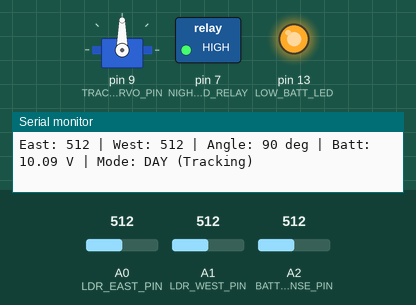
The sketch below on a simulated Arduino Uno, built with avr-gcc and run on an emulated ATmega328P. Parts: servo, switched loads named in the sketch (green lamp = pin HIGH), output pins drawn as LEDs (lit = HIGH), the last lines printed to the serial monitor. The test bench sets the inputs (shaded band); at power-on: A0 (LDR_EAST_PIN) = 512, A2 (BATTERY_SENSE_PIN) = 512, A1 (LDR_WEST_PIN) = 512.

Above: at 1.7 s.
1.8 s: A0 (LDR_EAST_PIN) set to 540
3.3 s: A0 (LDR_EAST_PIN) set to 566
At 3.89 s:
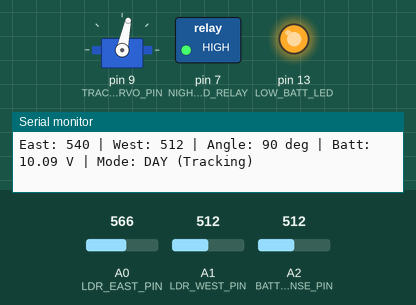
At 4.85 s:
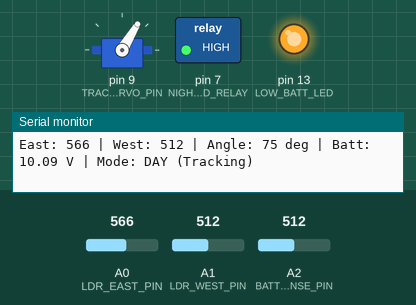
6.3 s: A2 (BATTERY_SENSE_PIN) set to 552
9.3 s: A2 (BATTERY_SENSE_PIN) set to 587
At 9.8 s:
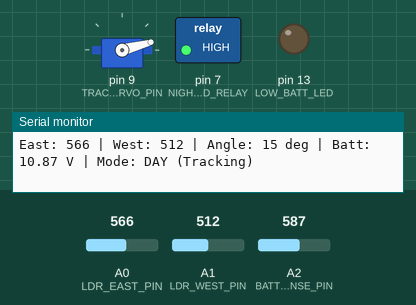
10.8 s: A1 (LDR_WEST_PIN) set to 590
12.3 s: A1 (LDR_WEST_PIN) set to 614
At 12.88 s:
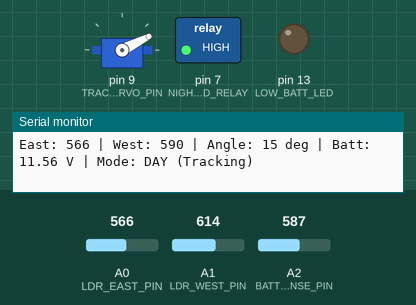
Timing chart, 0 to 18.1 s (numbered marks = the images above; inputs shaded):
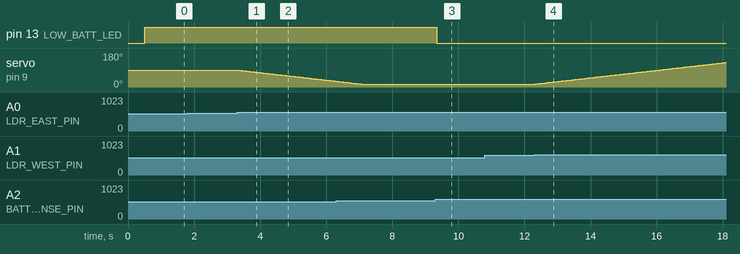

The sketch:

code.ino
```cpp
#include <Arduino.h>
#include <Servo.h>

// Pin Definitions
#define LDR_EAST_PIN        A0
#define LDR_WEST_PIN        A1
#define BATTERY_SENSE_PIN   A2
#define TRACKER_SERVO_PIN   9
#define NIGHT_LOAD_RELAY    7
#define LOW_BATT_LED        13

// Tracking & Power Thresholds
#define LIGHT_DEADBAND      35      // Prevents jitter around equal irradiance
#define NIGHT_THRESHOLD     180     // Ambient ADC value below which it is night
#define SERVO_MIN_ANGLE     15      // East limit (degrees)
#define SERVO_MAX_ANGLE     165     // West limit (degrees)
#define BATT_LOW_CUTOFF     11.2f   // Minimum safe 12V battery voltage (V)

Servo solarTracker;
int currentAngle = 90;              // Start centered
uint32_t lastTelemetryMs = 0;

// Read scaled 12V battery voltage (assuming 10k / 3.3k voltage divider)
float readBatteryVoltage() {
    int raw = analogRead(BATTERY_SENSE_PIN);
    float vOut = (raw / 1023.0f) * 5.0f;
    return vOut * ((10.0f + 3.3f) / 3.3f);
}

void setup() {
    Serial.begin(115200);

    pinMode(NIGHT_LOAD_RELAY, OUTPUT);
    pinMode(LOW_BATT_LED, OUTPUT);

    // Default night load OFF (Active-Low relay)
    digitalWrite(NIGHT_LOAD_RELAY, HIGH);
    digitalWrite(LOW_BATT_LED, LOW);

    solarTracker.attach(TRACKER_SERVO_PIN);
    solarTracker.write(currentAngle);
    delay(500);
}

void loop() {
    int eastLight = analogRead(LDR_EAST_PIN);
    int westLight = analogRead(LDR_WEST_PIN);
    int avgLight  = (eastLight + westLight) / 2;
    float battVoltage = readBatteryVoltage();

    // Low-battery protection indicator
    bool batteryHealthy = (battVoltage > BATT_LOW_CUTOFF);
    digitalWrite(LOW_BATT_LED, batteryHealthy ? LOW : HIGH);

    if (avgLight < NIGHT_THRESHOLD) {
        // NIGHT MODE: Reset panel to East for sunrise & power night load from stored battery
        if (currentAngle > SERVO_MIN_ANGLE) {
            currentAngle--;
            solarTracker.write(currentAngle);
        }
        // Enable night load only if battery has safe charge
        digitalWrite(NIGHT_LOAD_RELAY, batteryHealthy ? LOW : HIGH);
    } else {
        // DAY MODE: Turn off night load and track sun from East to West
        digitalWrite(NIGHT_LOAD_RELAY, HIGH);

        int diff = eastLight - westLight;
        if (abs(diff) > LIGHT_DEADBAND) {
            if (diff > 0 && currentAngle > SERVO_MIN_ANGLE) {
                currentAngle--; // Rotate toward East
            } else if (diff < 0 && currentAngle < SERVO_MAX_ANGLE) {
                currentAngle++; // Rotate toward West
            }
            solarTracker.write(currentAngle);
        }
    }

    // Periodic UART telemetry for system monitoring
    if (millis() - lastTelemetryMs >= 1000) {
        lastTelemetryMs = millis();
        Serial.print("East: "); Serial.print(eastLight);
        Serial.print(" | West: "); Serial.print(westLight);
        Serial.print(" | Angle: "); Serial.print(currentAngle);
        Serial.print(" deg | Batt: "); Serial.print(battVoltage, 2);
        Serial.print(" V | Mode: ");
        Serial.println((avgLight < NIGHT_THRESHOLD) ? "NIGHT (Load ON)" : "DAY (Tracking)");
    }

    delay(50);
}
```

Measured:
- the behaviour switches between 547 and 548 on A0 (LDR_EAST_PIN) (found by bisection; images 0 and 1)
- the behaviour switches between 568 and 569 on A2 (BATTERY_SENSE_PIN) (found by bisection; images 2 and 3)
- the behaviour switches between 601 and 602 on A1 (LDR_WEST_PIN) (found by bisection; images 3 and 4)
- after the input at 3.3 s, servo on pin 9 (TRACKER_SERVO_PIN): moves from 90° to 31° over 2.9 s, starting at once
- after the input at 9.3 s, pin 13 (LOW_BATT_LED): HIGH → LOW at once
- after the input at 12.3 s, servo on pin 9 (TRACKER_SERVO_PIN): moves from 15° to 130° over 5.8 s, starting at once
